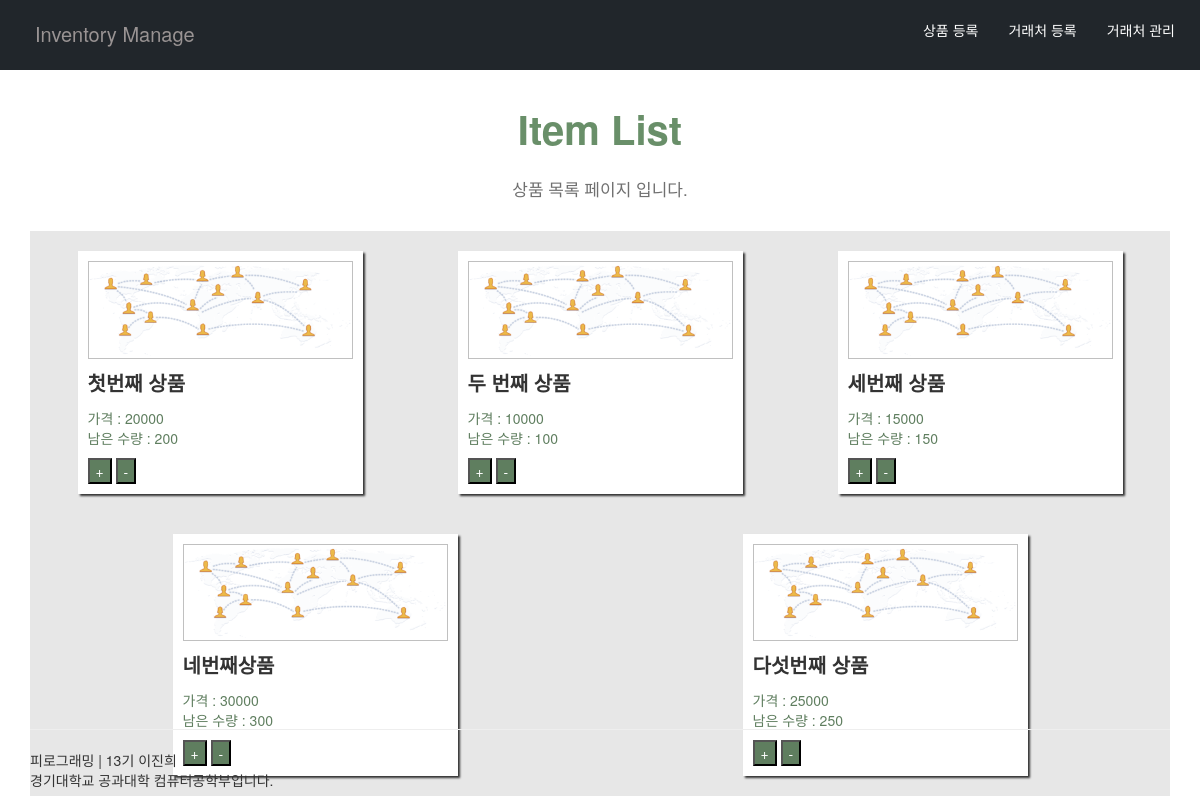
The app's page /, older data.
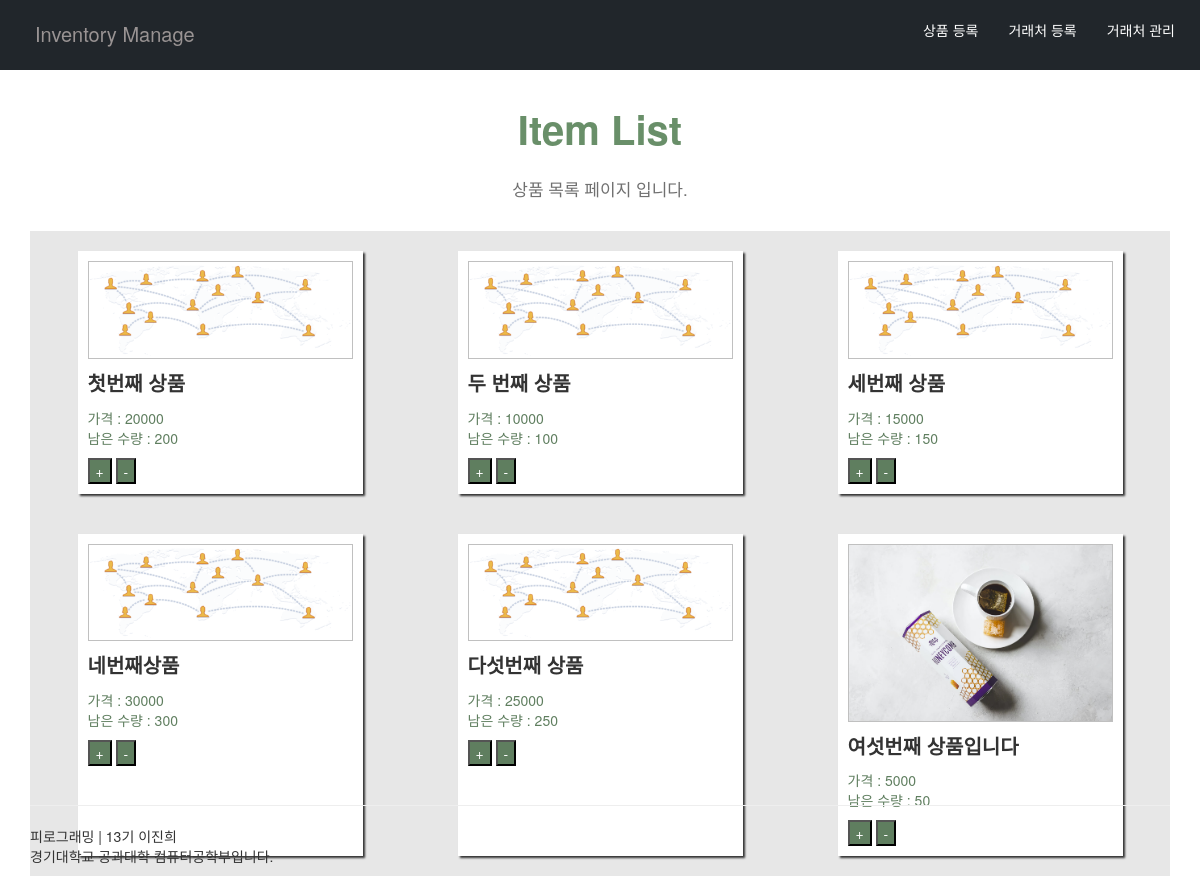
The same page, newer data.
### shop/models.py (models this page shows, shortened)
class Item(models.Model):
    title = models.CharField(max_length=100)
    image = models.ImageField()
    content = models.TextField()
    price = models.PositiveIntegerField(default=0)
    amount = models.PositiveIntegerField(default=0)
    account = models.ForeignKey(Accounter, on_delete=models.CASCADE,db_column='name')
    created_at = models.DateTimeField(auto_now_add = True)
    updated_at = models.DateTimeField(auto_now= True)

### shop/views.py (the view)
# urls.py: path('',views.item_list,name='item_list'),
def item_list(request):
    items = Item.objects.all()
    return render(request,'item_list.html',{
        'items' : items,
    })

### shop/templates/item_list.html (shortened to what this page needs)
{% extends "layout.html" %} {% block title %} Item List {% endblock %}
{% block menu %} 상품 목록 {% endblock %} {% block content %}
<div
  class="wrap"
  style="
    display: flex;
    justify-content: space-around;
    flex-wrap: wrap;
    background-color: rgb(231, 231, 231);
  "
>
  {% for item in items %}
  <div
    id="item_list"
    style="
      display: inline-block;
      text-align: left;
      margin: 2rem;
      padding: 1rem;
      background-color: white;
      box-shadow: 2px 2px 2px;
    "
    class="col-md-3"
  >
    <div id="item_image">
      <a href="{% url 'shop:item_detail' item.pk %}"
        ><img
          src="{{item.image.url}}"
          style="
            width: 100%;
            height: 100%;
            border: 1px solid silver;
            margin-bottom: 1rem;
          "
      /></a>
    </div>
    <div
      id="item_title"
      style="font-size: 2rem; font-weight: bold; margin-bottom: 1rem;"
    >
      {{item.title}}
    </div>
    <div id="item_price" style="color: rgb(95, 126, 95);">
      가격 : {{item.price}}
    </div>
    <div id="item_number" style="color: rgb(95, 126, 95); margin-bottom: 1rem;">
      남은 수량 : <span class="item_amount_{{item.pk}}">{{item.amount}}</span>
    </div>
    <button
      type="button"
      class="plus_btn"
      style="background-color: rgb(95, 126, 95); color: white;"
    >
      +
    </button>
    <button
      type="button"
      class="minus_btn"
      style="background-color: rgb(95, 126, 95); color: white;"
    >
      -
    </button>
  </div>
  {% endfor %}
</div>
{% endblock %}

### project/templates/layout.html (shortened to what this page needs)
<!DOCTYPE html>
<html lang="en">
  <head>
    <link
      rel="stylesheet"
      href="https://maxcdn.bootstrapcdn.com/bootstrap/3.3.2/css/bootstrap.min.css"
    />
    <link
      rel="stylesheet"
      href="https://maxcdn.bootstrapcdn.com/bootstrap/3.3.2/css/bootstrap-theme.min.css"
    />
  </head>
  <body>
    <nav>
      <div class="container">
        <div id="title">
          <a href="{% url 'shop:item_list'%}">Inventory Manage</a>
        </div>
        <div id="menu">
          <ul>
            <li>
              <a href="{% url 'shop:item_new' %}" id="enroll_item">상품 등록</a>
            </li>
            <li>
              <a href="{% url 'shop:account_new' %}" id="enroll_account"
                >거래처 등록</a
              >
            </li>
            <li>
              <a href="{% url 'shop:account_list' %}" id="account_management"
                >거래처 관리</a
              >
            </li>
          </ul>
        </div>
      </div>
    </nav>
    <div class="container">
      <div id="main_title">
        <div
          id="primary_title"
          style="font-weight: bold; font-size: 4rem; color: rgb(105, 143, 105);"
        >
          {% block title %}{% endblock %}
        </div>
        <div
          id="secondary_title"
          style="
            font-size: 1.7rem;
            color: rgb(112, 112, 112);
            font-weight: 500;
          "
        >
          {% block menu %}{% endblock %} 페이지 입니다.
        </div>
      </div>
      <div id="main_content">{% block content %} {% endblock %}</div>
      <div
        class="footer container"
        style="padding-left: 0; padding-right: 3rem;"
      >
        <hr />
        <span>피로그래밍 | 13기 이진희</span>
        <p>경기대학교 공과대학 컴퓨터공학부입니다.</p>
      </div>
    </div>
  </body>
</html>

### project/templates/layout.html (style rules this page uses)
body { margin: 0; padding: 0; box-sizing: border-box; }
nav { padding: 2rem; background-color: rgb(33, 38, 43); position: relative; }
#title { display: inline-block; color: silver; font-size: 2rem; float: left; }
#title a { text-decoration: none; color: rgb(153, 147, 147); }
#menu { display: inline-block; float: right; }
#menu ul { display: flex; }
#menu li { list-style: none; padding-left: 3rem; color: white; }
#account_management { text-decoration: none; color: white; }
#enroll_item { text-decoration: none; color: white; }
#enroll_account { text-decoration: none; color: white; }
.container { text-align: center; }
#main_title { display: inline-block; padding-top: 3rem; }
#main_content { margin-top: 3rem; }
#primary_title { font-size: 3rem; }
#secondary_title { padding-top: 2rem; }
.footer { text-align: left; position: fixed; width: 100%; bottom: 0; }

Row changes from the older to the newer data that the page shows:
added Item: image (picture), title "여섯번째 상품입니다", price "5000", amount "50"
